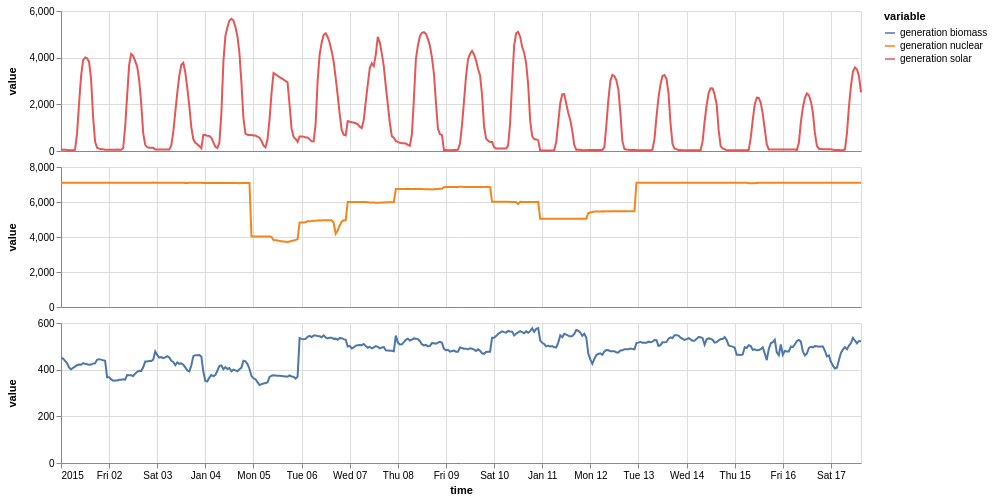

Write notebook code for a chart like this one.
### Markdown cell above
## Stacked signals with a shared time axis

The x axis is shared, so its labels are only drawn on the bottom panel.

### Code cell
on.rows(line(solar), line(nuclear), line(biomass))\
    .properties(width=800, height=140)\
    .show()

### Figure 1 — Vega specification as saved in the notebook (floating-point values rounded to 4 significant figures; data arrays with more than 128 entries replaced by an {"elided": "..."} marker saying what was removed)
{"$schema": "https://vega.github.io/schema/vega/v5.json", "data": [{"name": "source_0", "values": {"elided": "400 records"}, "transform": [{"type": "formula", "expr": "toDate(datum['time'])", "as": "time"}]}, {"name": "source_1", "values": {"elided": "400 records"}, "transform": [{"type": "formula", "expr": "toDate(datum['time'])", "as": "time"}]}, {"name": "source_2", "values": {"elided": "400 records"}, "transform": [{"type": "formula", "expr": "toDate(datum['time'])", "as": "time"}]}, {"name": "source_0_color_domain_variable_0", "values": [{"variable": "generation solar"}]}, {"name": "source_1_color_domain_variable_1", "values": [{"variable": "generation nuclear"}]}, {"name": "source_2_color_domain_variable_2", "values": [{"variable": "generation biomass"}]}, {"name": "source_0_concat_0_y_domain_value", "values": [{"min": 23.0, "max": 5668.0}]}, {"name": "source_1_concat_1_y_domain_value", "values": [{"min": 3712.0, "max": 7108.0}]}, {"name": "source_2_concat_2_y_domain_value", "values": [{"min": 334.0, "max": 578.0}]}], "signals": [{"name": "childHeight", "value": 140}], "marks": [{"type": "group", "name": "concat_0_group", "encode": {"update": {"height": {"signal": "childHeight"}, "width": {"signal": "width"}}}, "marks": [{"type": "group", "name": "concat_0_layer_0_pathgroup", "from": {"facet": {"data": "source_0", "name": "faceted_path_concat_0_layer_0_main", "groupby": ["variable"]}}, "encode": {"update": {"width": {"field": {"signal": null, "datum": null, "group": "width", "parent": null}}, "height": {"field": {"signal": null, "datum": null, "group": "height", "parent": null}}}}, "marks": [{"type": "line", "name": "concat_0_layer_0_marks", "from": {"data": "faceted_path_concat_0_layer_0_main"}, "sort": {"field": "x"}, "encode": {"update": {"stroke": {"field": "variable", "scale": "color"}, "x": {"field": "time", "scale": "x"}, "y": {"field": "value", "scale": "concat_0_y"}, "defined": {"signal": "isValid(datum[\"time\"]) && isFinite(+datum[\"time\"]) && isValid(datum[\"value\"]) && isFinite(+datum[\"value\"])"}}}, "style": ["line"]}]}], "axes": [{"scale": "x", "zindex": 0, "gridScale": "concat_0_y", "orient": "bottom", "labels": false, "grid": true, "maxExtent": 0, "minExtent": 0, "ticks": false, "aria": false, "tickCount": {"signal": "ceil(width/40)"}, "domain": false}, {"scale": "concat_0_y", "orient": "left", "tickCount": {"signal": "ceil(childHeight/40)"}, "domain": false, "grid": true, "labels": false, "maxExtent": 0, "zindex": 0, "aria": false, "gridScale": "x", "minExtent": 0, "ticks": false}, {"scale": "x", "labelFlush": true, "maxExtent": 0, "minExtent": 0, "labels": false, "tickCount": {"signal": "ceil(width/40)"}, "grid": false, "ticks": false, "zindex": 0, "labelOverlap": true, "orient": "bottom"}, {"scale": "concat_0_y", "zindex": 0, "tickCount": {"signal": "ceil(childHeight/40)"}, "grid": false, "orient": "left", "labelOverlap": true, "title": "value"}], "style": "cell"}, {"type": "group", "name": "concat_1_group", "encode": {"update": {"height": {"signal": "childHeight"}, "width": {"signal": "width"}}}, "marks": [{"type": "group", "name": "concat_1_layer_0_pathgroup", "from": {"facet": {"data": "source_1", "name": "faceted_path_concat_1_layer_0_main", "groupby": ["variable"]}}, "encode": {"update": {"height": {"field": {"signal": null, "datum": null, "group": "height", "parent": null}}, "width": {"field": {"signal": null, "datum": null, "group": "width", "parent": null}}}}, "marks": [{"type": "line", "name": "concat_1_layer_0_marks", "from": {"data": "faceted_path_concat_1_layer_0_main"}, "sort": {"field": "x"}, "encode": {"update": {"x": {"field": "time", "scale": "x"}, "y": {"field": "value", "scale": "concat_1_y"}, "defined": {"signal": "isValid(datum[\"time\"]) && isFinite(+datum[\"time\"]) && isValid(datum[\"value\"]) && isFinite(+datum[\"value\"])"}, "stroke": {"field": "variable", "scale": "color"}}}, "style": ["line"]}]}], "axes": [{"scale": "x", "gridScale": "concat_1_y", "grid": true, "orient": "bottom", "labels": false, "domain": false, "aria": false, "tickCount": {"signal": "ceil(width/40)"}, "minExtent": 0, "ticks": false, "zindex": 0, "maxExtent": 0}, {"scale": "concat_1_y", "ticks": false, "tickCount": {"signal": "ceil(childHeight/40)"}, "domain": false, "labels": false, "gridScale": "x", "aria": false, "orient": "left", "minExtent": 0, "grid": true, "zindex": 0, "maxExtent": 0}, {"scale": "x", "tickCount": {"signal": "ceil(width/40)"}, "orient": "bottom", "maxExtent": 0, "minExtent": 0, "labels": false, "zindex": 0, "ticks": false, "labelOverlap": true, "grid": false, "labelFlush": true}, {"scale": "concat_1_y", "grid": false, "title": "value", "labelOverlap": true, "zindex": 0, "tickCount": {"signal": "ceil(childHeight/40)"}, "orient": "left"}], "style": "cell"}, {"type": "group", "name": "concat_2_group", "encode": {"update": {"width": {"signal": "width"}, "height": {"signal": "childHeight"}}}, "marks": [{"type": "group", "name": "concat_2_layer_0_pathgroup", "from": {"facet": {"data": "source_2", "name": "faceted_path_concat_2_layer_0_main", "groupby": ["variable"]}}, "encode": {"update": {"width": {"field": {"signal": null, "datum": null, "group": "width", "parent": null}}, "height": {"field": {"signal": null, "datum": null, "group": "height", "parent": null}}}}, "marks": [{"type": "line", "name": "concat_2_layer_0_marks", "from": {"data": "faceted_path_concat_2_layer_0_main"}, "sort": {"field": "x"}, "encode": {"update": {"stroke": {"field": "variable", "scale": "color"}, "x": {"field": "time", "scale": "x"}, "defined": {"signal": "isValid(datum[\"time\"]) && isFinite(+datum[\"time\"]) && isValid(datum[\"value\"]) && isFinite(+datum[\"value\"])"}, "y": {"field": "value", "scale": "concat_2_y"}}}, "style": ["line"]}]}], "axes": [{"scale": "x", "zindex": 0, "ticks": false, "aria": false, "tickCount": {"signal": "ceil(width/40)"}, "domain": false, "grid": true, "minExtent": 0, "maxExtent": 0, "labels": false, "gridScale": "concat_2_y", "orient": "bottom"}, {"scale": "concat_2_y", "ticks": false, "aria": false, "tickCount": {"signal": "ceil(childHeight/40)"}, "labels": false, "domain": false, "minExtent": 0, "gridScale": "x", "maxExtent": 0, "zindex": 0, "grid": true, "orient": "left"}, {"scale": "x", "zindex": 0, "labelOverlap": true, "title": "time", "orient": "bottom", "tickCount": {"signal": "ceil(width/40)"}, "grid": false, "labelFlush": true}, {"scale": "concat_2_y", "orient": "left", "grid": false, "labelOverlap": true, "title": "value", "tickCount": {"signal": "ceil(childHeight/40)"}, "zindex": 0}], "style": "cell"}], "scales": [{"name": "x", "type": "time", "domain": {"fields": [{"data": "source_0", "field": "time"}, {"data": "source_1", "field": "time"}, {"data": "source_2", "field": "time"}]}, "range": [0, {"signal": "width"}]}, {"name": "color", "type": "ordinal", "domain": {"fields": [{"data": "source_0_color_domain_variable_0", "field": "variable"}, {"data": "source_1_color_domain_variable_1", "field": "variable"}, {"data": "source_2_color_domain_variable_2", "field": "variable"}], "sort": true}, "range": "category"}, {"name": "concat_0_y", "type": "linear", "domain": [{"signal": "(data(\"source_0_concat_0_y_domain_value\")[0] || {}).min"}, {"signal": "(data(\"source_0_concat_0_y_domain_value\")[0] || {}).max"}], "range": [{"signal": "childHeight"}, 0], "nice": true, "zero": true}, {"name": "concat_1_y", "type": "linear", "domain": [{"signal": "(data(\"source_1_concat_1_y_domain_value\")[0] || {}).min"}, {"signal": "(data(\"source_1_concat_1_y_domain_value\")[0] || {}).max"}], "range": [{"signal": "childHeight"}, 0], "zero": true, "nice": true}, {"name": "concat_2_y", "type": "linear", "domain": [{"signal": "(data(\"source_2_concat_2_y_domain_value\")[0] || {}).min"}, {"signal": "(data(\"source_2_concat_2_y_domain_value\")[0] || {}).max"}], "range": [{"signal": "childHeight"}, 0], "nice": true, "zero": true}], "config": {"axisY": {"minExtent": 40}}, "layout": {"padding": 4, "columns": 1, "bounds": "full", "align": "each", "center": false}, "legends": [{"stroke": "color", "symbolType": "stroke", "title": "variable"}], "background": "white", "padding": 5, "width": 800}
